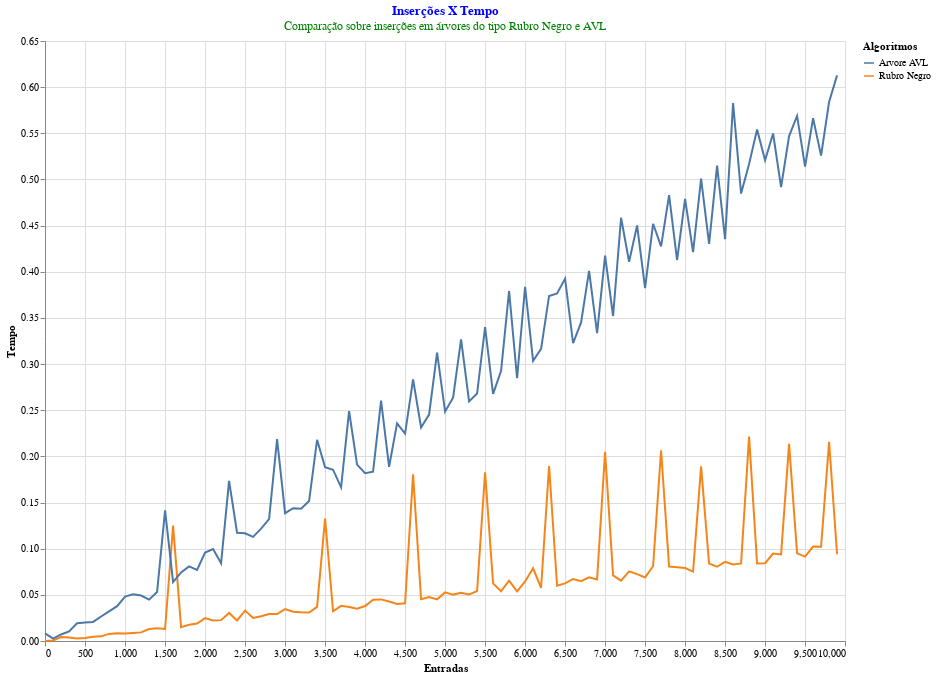

The code cell stored with this chart in its notebook:
### Markdown cell above
# **Gráficos**

### Code cell
data = pd.DataFrame({'Entradas': EntradasRBN,
                     'Tempo': TempoInsereRBN,
                     'Algoritmos': AlgoritmosRBN})

RubroNegro_Insercoes = alt.Chart(data).mark_line(color='red').encode(
    x='Entradas',
    y='Tempo',
    color = 'Algoritmos:N'
    
).properties(
    width=800,
    height=600,
    title={
      "text": ["Inserções X Tempo"], 
      "subtitle": ["Comparação sobre inserções em árvores do tipo Rubro Negro e AVL"],
      "color": "blue",
      "subtitleColor": "green"
    }
)



data = pd.DataFrame({'Entradas': EntradasAVL,
                     'Tempo': TempoInsereAVL,
                     'Algoritmos': AlgoritmosAVL})
AVL_Instrucoes = alt.Chart(data).mark_line(color='green').encode(
    x='Entradas',
    y='Tempo',
    color = 'Algoritmos:N'
    
).properties(
    width=800,
    height=600
    
)

RubroNegro_Insercoes + AVL_Instrucoes

### Figure 1 — Vega-Lite specification as saved in the notebook (floating-point values rounded to 4 significant figures)
{"config": {"view": {"continuousWidth": 400, "continuousHeight": 300}}, "layer": [{"data": {"name": "data-36099198d23e9dd4d078db2d0f8a2a05"}, "mark": {"type": "line", "color": "red"}, "encoding": {"color": {"type": "nominal", "field": "Algoritmos"}, "x": {"type": "quantitative", "field": "Entradas"}, "y": {"type": "quantitative", "field": "Tempo"}}, "height": 600, "title": {"text": ["Inserções X Tempo"], "subtitle": ["Comparação sobre inserções em árvores do tipo Rubro Negro e AVL"], "color": "blue", "subtitleColor": "green"}, "width": 800}, {"data": {"name": "data-e564ef9da3a43991d17ced2d9795467a"}, "mark": {"type": "line", "color": "green"}, "encoding": {"color": {"type": "nominal", "field": "Algoritmos"}, "x": {"type": "quantitative", "field": "Entradas"}, "y": {"type": "quantitative", "field": "Tempo"}}, "height": 600, "width": 800}], "$schema": "https://vega.github.io/schema/vega-lite/v4.8.1.json", "datasets": {"data-36099198d23e9dd4d078db2d0f8a2a05": [{"Entradas": 1, "Tempo": 2.144e-05, "Algoritmos": "Rubro Negro"}, {"Entradas": 101, "Tempo": 0.0005992, "Algoritmos": "Rubro Negro"}, {"Entradas": 201, "Tempo": 0.004199, "Algoritmos": "Rubro Negro"}, {"Entradas": 301, "Tempo": 0.003863, "Algoritmos": "Rubro Negro"}, {"Entradas": 401, "Tempo": 0.002767, "Algoritmos": "Rubro Negro"}, {"Entradas": 501, "Tempo": 0.003365, "Algoritmos": "Rubro Negro"}, {"Entradas": 601, "Tempo": 0.004489, "Algoritmos": "Rubro Negro"}, {"Entradas": 701, "Tempo": 0.005039, "Algoritmos": "Rubro Negro"}, {"Entradas": 801, "Tempo": 0.00768, "Algoritmos": "Rubro Negro"}, {"Entradas": 901, "Tempo": 0.008447, "Algoritmos": "Rubro Negro"}, {"Entradas": 1001, "Tempo": 0.008185, "Algoritmos": "Rubro Negro"}, {"Entradas": 1101, "Tempo": 0.008706, "Algoritmos": "Rubro Negro"}, {"Entradas": 1201, "Tempo": 0.009339, "Algoritmos": "Rubro Negro"}, {"Entradas": 1301, "Tempo": 0.01299, "Algoritmos": "Rubro Negro"}, {"Entradas": 1401, "Tempo": 0.01369, "Algoritmos": "Rubro Negro"}, {"Entradas": 1501, "Tempo": 0.01299, "Algoritmos": "Rubro Negro"}, {"Entradas": 1601, "Tempo": 0.1252, "Algoritmos": "Rubro Negro"}, {"Entradas": 1701, "Tempo": 0.01495, "Algoritmos": "Rubro Negro"}, {"Entradas": 1801, "Tempo": 0.01766, "Algoritmos": "Rubro Negro"}, {"Entradas": 1901, "Tempo": 0.01885, "Algoritmos": "Rubro Negro"}, {"Entradas": 2001, "Tempo": 0.02476, "Algoritmos": "Rubro Negro"}, {"Entradas": 2101, "Tempo": 0.02225, "Algoritmos": "Rubro Negro"}, {"Entradas": 2201, "Tempo": 0.02261, "Algoritmos": "Rubro Negro"}, {"Entradas": 2301, "Tempo": 0.03039, "Algoritmos": "Rubro Negro"}, {"Entradas": 2401, "Tempo": 0.02229, "Algoritmos": "Rubro Negro"}, {"Entradas": 2501, "Tempo": 0.03291, "Algoritmos": "Rubro Negro"}, {"Entradas": 2601, "Tempo": 0.02489, "Algoritmos": "Rubro Negro"}, {"Entradas": 2701, "Tempo": 0.02683, "Algoritmos": "Rubro Negro"}, {"Entradas": 2801, "Tempo": 0.02926, "Algoritmos": "Rubro Negro"}, {"Entradas": 2901, "Tempo": 0.02924, "Algoritmos": "Rubro Negro"}, {"Entradas": 3001, "Tempo": 0.03449, "Algoritmos": "Rubro Negro"}, {"Entradas": 3101, "Tempo": 0.03176, "Algoritmos": "Rubro Negro"}, {"Entradas": 3201, "Tempo": 0.03111, "Algoritmos": "Rubro Negro"}, {"Entradas": 3301, "Tempo": 0.03077, "Algoritmos": "Rubro Negro"}, {"Entradas": 3401, "Tempo": 0.03692, "Algoritmos": "Rubro Negro"}, {"Entradas": 3501, "Tempo": 0.1326, "Algoritmos": "Rubro Negro"}, {"Entradas": 3601, "Tempo": 0.03227, "Algoritmos": "Rubro Negro"}, {"Entradas": 3701, "Tempo": 0.03806, "Algoritmos": "Rubro Negro"}, {"Entradas": 3801, "Tempo": 0.0368, "Algoritmos": "Rubro Negro"}, {"Entradas": 3901, "Tempo": 0.03491, "Algoritmos": "Rubro Negro"}, {"Entradas": 4001, "Tempo": 0.03791, "Algoritmos": "Rubro Negro"}, {"Entradas": 4101, "Tempo": 0.04466, "Algoritmos": "Rubro Negro"}, {"Entradas": 4201, "Tempo": 0.04506, "Algoritmos": "Rubro Negro"}, {"Entradas": 4301, "Tempo": 0.04286, "Algoritmos": "Rubro Negro"}, {"Entradas": 4401, "Tempo": 0.04017, "Algoritmos": "Rubro Negro"}, {"Entradas": 4501, "Tempo": 0.04082, "Algoritmos": "Rubro Negro"}, {"Entradas": 4601, "Tempo": 0.1806, "Algoritmos": "Rubro Negro"}, {"Entradas": 4701, "Tempo": 0.04529, "Algoritmos": "Rubro Negro"}, {"Entradas": 4801, "Tempo": 0.04761, "Algoritmos": "Rubro Negro"}, {"Entradas": 4901, "Tempo": 0.0451, "Algoritmos": "Rubro Negro"}, {"Entradas": 5001, "Tempo": 0.05267, "Algoritmos": "Rubro Negro"}, {"Entradas": 5101, "Tempo": 0.05027, "Algoritmos": "Rubro Negro"}, {"Entradas": 5201, "Tempo": 0.05229, "Algoritmos": "Rubro Negro"}, {"Entradas": 5301, "Tempo": 0.05051, "Algoritmos": "Rubro Negro"}, {"Entradas": 5401, "Tempo": 0.05407, "Algoritmos": "Rubro Negro"}, {"Entradas": 5501, "Tempo": 0.1826, "Algoritmos": "Rubro Negro"}, {"Entradas": 5601, "Tempo": 0.06244, "Algoritmos": "Rubro Negro"}, {"Entradas": 5701, "Tempo": 0.05398, "Algoritmos": "Rubro Negro"}, {"Entradas": 5801, "Tempo": 0.06535, "Algoritmos": "Rubro Negro"}, {"Entradas": 5901, "Tempo": 0.05377, "Algoritmos": "Rubro Negro"}, {"Entradas": 6001, "Tempo": 0.06449, "Algoritmos": "Rubro Negro"}, {"Entradas": 6101, "Tempo": 0.07874, "Algoritmos": "Rubro Negro"}, {"Entradas": 6201, "Tempo": 0.05747, "Algoritmos": "Rubro Negro"}, {"Entradas": 6301, "Tempo": 0.1896, "Algoritmos": "Rubro Negro"}, {"Entradas": 6401, "Tempo": 0.05982, "Algoritmos": "Rubro Negro"}, {"Entradas": 6501, "Tempo": 0.06245, "Algoritmos": "Rubro Negro"}, {"Entradas": 6601, "Tempo": 0.06718, "Algoritmos": "Rubro Negro"}, {"Entradas": 6701, "Tempo": 0.06482, "Algoritmos": "Rubro Negro"}, {"Entradas": 6801, "Tempo": 0.06899, "Algoritmos": "Rubro Negro"}, {"Entradas": 6901, "Tempo": 0.06662, "Algoritmos": "Rubro Negro"}, {"Entradas": 7001, "Tempo": 0.2049, "Algoritmos": "Rubro Negro"}, {"Entradas": 7101, "Tempo": 0.07107, "Algoritmos": "Rubro Negro"}, {"Entradas": 7201, "Tempo": 0.06542, "Algoritmos": "Rubro Negro"}, {"Entradas": 7301, "Tempo": 0.07542, "Algoritmos": "Rubro Negro"}, {"Entradas": 7401, "Tempo": 0.07243, "Algoritmos": "Rubro Negro"}, {"Entradas": 7501, "Tempo": 0.06886, "Algoritmos": "Rubro Negro"}, {"Entradas": 7601, "Tempo": 0.08102, "Algoritmos": "Rubro Negro"}, {"Entradas": 7701, "Tempo": 0.2066, "Algoritmos": "Rubro Negro"}, {"Entradas": 7801, "Tempo": 0.08058, "Algoritmos": "Rubro Negro"}, {"Entradas": 7901, "Tempo": 0.07981, "Algoritmos": "Rubro Negro"}, {"Entradas": 8001, "Tempo": 0.07899, "Algoritmos": "Rubro Negro"}, {"Entradas": 8101, "Tempo": 0.07519, "Algoritmos": "Rubro Negro"}, {"Entradas": 8201, "Tempo": 0.1892, "Algoritmos": "Rubro Negro"}, {"Entradas": 8301, "Tempo": 0.08389, "Algoritmos": "Rubro Negro"}, {"Entradas": 8401, "Tempo": 0.08043, "Algoritmos": "Rubro Negro"}, {"Entradas": 8501, "Tempo": 0.08578, "Algoritmos": "Rubro Negro"}, {"Entradas": 8601, "Tempo": 0.08301, "Algoritmos": "Rubro Negro"}, {"Entradas": 8701, "Tempo": 0.08409, "Algoritmos": "Rubro Negro"}, {"Entradas": 8801, "Tempo": 0.2214, "Algoritmos": "Rubro Negro"}, {"Entradas": 8901, "Tempo": 0.08398, "Algoritmos": "Rubro Negro"}, {"Entradas": 9001, "Tempo": 0.08428, "Algoritmos": "Rubro Negro"}, {"Entradas": 9101, "Tempo": 0.09468, "Algoritmos": "Rubro Negro"}, {"Entradas": 9201, "Tempo": 0.09384, "Algoritmos": "Rubro Negro"}, {"Entradas": 9301, "Tempo": 0.2136, "Algoritmos": "Rubro Negro"}, {"Entradas": 9401, "Tempo": 0.09488, "Algoritmos": "Rubro Negro"}, {"Entradas": 9501, "Tempo": 0.0914, "Algoritmos": "Rubro Negro"}, {"Entradas": 9601, "Tempo": 0.1024, "Algoritmos": "Rubro Negro"}, {"Entradas": 9701, "Tempo": 0.1021, "Algoritmos": "Rubro Negro"}, {"Entradas": 9801, "Tempo": 0.2156, "Algoritmos": "Rubro Negro"}, {"Entradas": 9901, "Tempo": 0.09395, "Algoritmos": "Rubro Negro"}], "data-e564ef9da3a43991d17ced2d9795467a": [{"Entradas": 1, "Tempo": 0.008285, "Algoritmos": "Arvore AVL"}, {"Entradas": 101, "Tempo": 0.002641, "Algoritmos": "Arvore AVL"}, {"Entradas": 201, "Tempo": 0.0071, "Algoritmos": "Arvore AVL"}, {"Entradas": 301, "Tempo": 0.01043, "Algoritmos": "Arvore AVL"}, {"Entradas": 401, "Tempo": 0.01923, "Algoritmos": "Arvore AVL"}, {"Entradas": 501, "Tempo": 0.02002, "Algoritmos": "Arvore AVL"}, {"Entradas": 601, "Tempo": 0.02067, "Algoritmos": "Arvore AVL"}, {"Entradas": 701, "Tempo": 0.02654, "Algoritmos": "Arvore AVL"}, {"Entradas": 801, "Tempo": 0.03209, "Algoritmos": "Arvore AVL"}, {"Entradas": 901, "Tempo": 0.03768, "Algoritmos": "Arvore AVL"}, {"Entradas": 1001, "Tempo": 0.04817, "Algoritmos": "Arvore AVL"}, {"Entradas": 1101, "Tempo": 0.0505, "Algoritmos": "Arvore AVL"}, {"Entradas": 1201, "Tempo": 0.04921, "Algoritmos": "Arvore AVL"}, {"Entradas": 1301, "Tempo": 0.04484, "Algoritmos": "Arvore AVL"}, {"Entradas": 1401, "Tempo": 0.05307, "Algoritmos": "Arvore AVL"}, {"Entradas": 1501, "Tempo": 0.1415, "Algoritmos": "Arvore AVL"}, {"Entradas": 1601, "Tempo": 0.06377, "Algoritmos": "Arvore AVL"}, {"Entradas": 1701, "Tempo": 0.07428, "Algoritmos": "Arvore AVL"}, {"Entradas": 1801, "Tempo": 0.08082, "Algoritmos": "Arvore AVL"}, {"Entradas": 1901, "Tempo": 0.07691, "Algoritmos": "Arvore AVL"}, {"Entradas": 2001, "Tempo": 0.09576, "Algoritmos": "Arvore AVL"}, {"Entradas": 2101, "Tempo": 0.09965, "Algoritmos": "Arvore AVL"}, {"Entradas": 2201, "Tempo": 0.08417, "Algoritmos": "Arvore AVL"}, {"Entradas": 2301, "Tempo": 0.1735, "Algoritmos": "Arvore AVL"}, {"Entradas": 2401, "Tempo": 0.1172, "Algoritmos": "Arvore AVL"}, {"Entradas": 2501, "Tempo": 0.1167, "Algoritmos": "Arvore AVL"}, {"Entradas": 2601, "Tempo": 0.1128, "Algoritmos": "Arvore AVL"}, {"Entradas": 2701, "Tempo": 0.1217, "Algoritmos": "Arvore AVL"}, {"Entradas": 2801, "Tempo": 0.1321, "Algoritmos": "Arvore AVL"}, {"Entradas": 2901, "Tempo": 0.2187, "Algoritmos": "Arvore AVL"}, {"Entradas": 3001, "Tempo": 0.1385, "Algoritmos": "Arvore AVL"}, {"Entradas": 3101, "Tempo": 0.1438, "Algoritmos": "Arvore AVL"}, {"Entradas": 3201, "Tempo": 0.1434, "Algoritmos": "Arvore AVL"}, {"Entradas": 3301, "Tempo": 0.1516, "Algoritmos": "Arvore AVL"}, {"Entradas": 3401, "Tempo": 0.2179, "Algoritmos": "Arvore AVL"}, {"Entradas": 3501, "Tempo": 0.1883, "Algoritmos": "Arvore AVL"}, {"Entradas": 3601, "Tempo": 0.1856, "Algoritmos": "Arvore AVL"}, {"Entradas": 3701, "Tempo": 0.1665, "Algoritmos": "Arvore AVL"}, {"Entradas": 3801, "Tempo": 0.249, "Algoritmos": "Arvore AVL"}, {"Entradas": 3901, "Tempo": 0.1911, "Algoritmos": "Arvore AVL"}, {"Entradas": 4001, "Tempo": 0.1817, "Algoritmos": "Arvore AVL"}, {"Entradas": 4101, "Tempo": 0.1834, "Algoritmos": "Arvore AVL"}, {"Entradas": 4201, "Tempo": 0.2605, "Algoritmos": "Arvore AVL"}, {"Entradas": 4301, "Tempo": 0.1887, "Algoritmos": "Arvore AVL"}, {"Entradas": 4401, "Tempo": 0.2359, "Algoritmos": "Arvore AVL"}, {"Entradas": 4501, "Tempo": 0.2246, "Algoritmos": "Arvore AVL"}, {"Entradas": 4601, "Tempo": 0.2833, "Algoritmos": "Arvore AVL"}, {"Entradas": 4701, "Tempo": 0.2313, "Algoritmos": "Arvore AVL"}, {"Entradas": 4801, "Tempo": 0.2453, "Algoritmos": "Arvore AVL"}, {"Entradas": 4901, "Tempo": 0.3123, "Algoritmos": "Arvore AVL"}, {"Entradas": 5001, "Tempo": 0.2485, "Algoritmos": "Arvore AVL"}, {"Entradas": 5101, "Tempo": 0.2635, "Algoritmos": "Arvore AVL"}, {"Entradas": 5201, "Tempo": 0.3268, "Algoritmos": "Arvore AVL"}, {"Entradas": 5301, "Tempo": 0.2596, "Algoritmos": "Arvore AVL"}, {"Entradas": 5401, "Tempo": 0.268, "Algoritmos": "Arvore AVL"}, {"Entradas": 5501, "Tempo": 0.34, "Algoritmos": "Arvore AVL"}, {"Entradas": 5601, "Tempo": 0.2678, "Algoritmos": "Arvore AVL"}, {"Entradas": 5701, "Tempo": 0.2927, "Algoritmos": "Arvore AVL"}, {"Entradas": 5801, "Tempo": 0.3792, "Algoritmos": "Arvore AVL"}, {"Entradas": 5901, "Tempo": 0.2848, "Algoritmos": "Arvore AVL"}, {"Entradas": 6001, "Tempo": 0.3838, "Algoritmos": "Arvore AVL"}, {"Entradas": 6101, "Tempo": 0.3035, "Algoritmos": "Arvore AVL"}, {"Entradas": 6201, "Tempo": 0.3164, "Algoritmos": "Arvore AVL"}, {"Entradas": 6301, "Tempo": 0.3738, "Algoritmos": "Arvore AVL"}, {"Entradas": 6401, "Tempo": 0.3765, "Algoritmos": "Arvore AVL"}, {"Entradas": 6501, "Tempo": 0.3926, "Algoritmos": "Arvore AVL"}, {"Entradas": 6601, "Tempo": 0.3226, "Algoritmos": "Arvore AVL"}, {"Entradas": 6701, "Tempo": 0.3452, "Algoritmos": "Arvore AVL"}, {"Entradas": 6801, "Tempo": 0.401, "Algoritmos": "Arvore AVL"}, {"Entradas": 6901, "Tempo": 0.3336, "Algoritmos": "Arvore AVL"}, {"Entradas": 7001, "Tempo": 0.4174, "Algoritmos": "Arvore AVL"}, {"Entradas": 7101, "Tempo": 0.3521, "Algoritmos": "Arvore AVL"}, {"Entradas": 7201, "Tempo": 0.4586, "Algoritmos": "Arvore AVL"}, {"Entradas": 7301, "Tempo": 0.4108, "Algoritmos": "Arvore AVL"}, {"Entradas": 7401, "Tempo": 0.4501, "Algoritmos": "Arvore AVL"}, {"Entradas": 7501, "Tempo": 0.3822, "Algoritmos": "Arvore AVL"}, {"Entradas": 7601, "Tempo": 0.452, "Algoritmos": "Arvore AVL"}, {"Entradas": 7701, "Tempo": 0.4275, "Algoritmos": "Arvore AVL"}, {"Entradas": 7801, "Tempo": 0.4831, "Algoritmos": "Arvore AVL"}, {"Entradas": 7901, "Tempo": 0.4126, "Algoritmos": "Arvore AVL"}, {"Entradas": 8001, "Tempo": 0.4791, "Algoritmos": "Arvore AVL"}, {"Entradas": 8101, "Tempo": 0.4213, "Algoritmos": "Arvore AVL"}, {"Entradas": 8201, "Tempo": 0.501, "Algoritmos": "Arvore AVL"}, {"Entradas": 8301, "Tempo": 0.4302, "Algoritmos": "Arvore AVL"}, {"Entradas": 8401, "Tempo": 0.515, "Algoritmos": "Arvore AVL"}, {"Entradas": 8501, "Tempo": 0.4352, "Algoritmos": "Arvore AVL"}, {"Entradas": 8601, "Tempo": 0.5827, "Algoritmos": "Arvore AVL"}, {"Entradas": 8701, "Tempo": 0.4847, "Algoritmos": "Arvore AVL"}, {"Entradas": 8801, "Tempo": 0.5168, "Algoritmos": "Arvore AVL"}, {"Entradas": 8901, "Tempo": 0.5542, "Algoritmos": "Arvore AVL"}, {"Entradas": 9001, "Tempo": 0.5209, "Algoritmos": "Arvore AVL"}, {"Entradas": 9101, "Tempo": 0.5498, "Algoritmos": "Arvore AVL"}, {"Entradas": 9201, "Tempo": 0.4917, "Algoritmos": "Arvore AVL"}, {"Entradas": 9301, "Tempo": 0.547, "Algoritmos": "Arvore AVL"}, {"Entradas": 9401, "Tempo": 0.5688, "Algoritmos": "Arvore AVL"}, {"Entradas": 9501, "Tempo": 0.514, "Algoritmos": "Arvore AVL"}, {"Entradas": 9601, "Tempo": 0.5664, "Algoritmos": "Arvore AVL"}, {"Entradas": 9701, "Tempo": 0.5259, "Algoritmos": "Arvore AVL"}, {"Entradas": 9801, "Tempo": 0.5838, "Algoritmos": "Arvore AVL"}, {"Entradas": 9901, "Tempo": 0.6128, "Algoritmos": "Arvore AVL"}]}}
